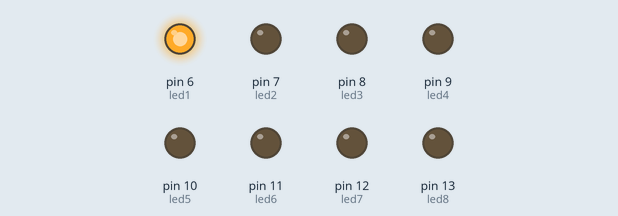
The sketch below on a simulated Arduino Uno, built with avr-gcc and run on an emulated ATmega328P. On the bench: output pins drawn as LEDs (lit = HIGH).

Above: at 0.2 s.
At 1.2 s:
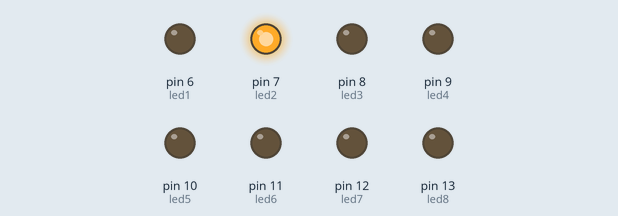
At 2.2 s:
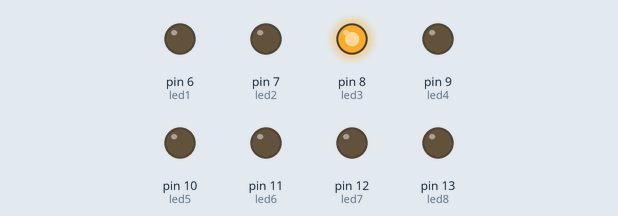
At 5.2 s:
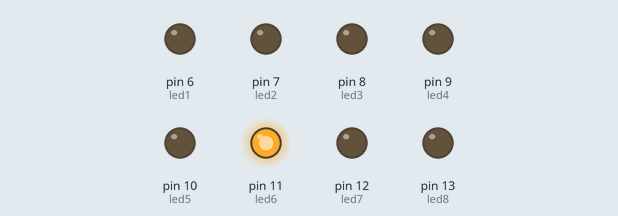
At 7.2 s:
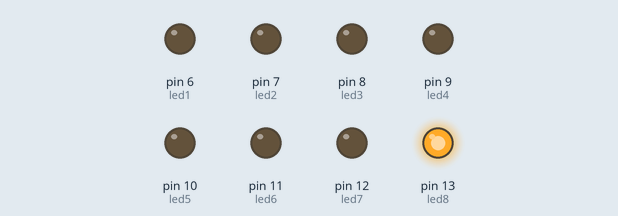
At 9.7 s:
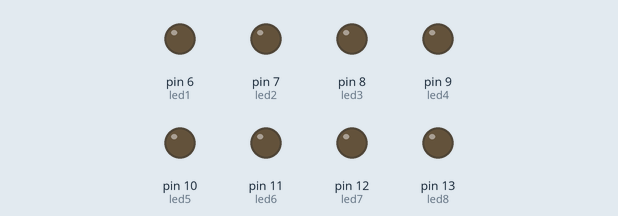
Timing chart, 0 to 10.4 s (numbered marks = the images above):
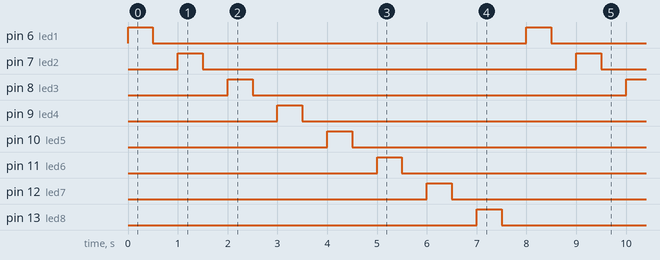

Measured:
- by itself, pin 6 (led1), pin 7 (led2), pin 8 (led3), pin 9 (led4), pin 10 (led5), pin 11 (led6), pin 12 (led7), pin 13 (led8): alternates HIGH for 0.50 s and LOW for 7.5 s
- by itself, everything shown: repeats every 8.0 s, in 16 steps

The sketch:

jclignotement_long.ino
```cpp
// Déclaration des broches des LEDs


const int led1 = 6;
const int led2 = 7;
const int led3 = 8;
const int led4 = 9;
const int led5 = 10;
const int led6 = 11;
const int led7 = 12;
const int led8 = 13;


void setup() {
  pinMode(led1, OUTPUT);
  pinMode(led2, OUTPUT);
  pinMode(led3, OUTPUT);
  pinMode(led4, OUTPUT);
  pinMode(led5, OUTPUT);
  pinMode(led6, OUTPUT);
  pinMode(led7, OUTPUT);
  pinMode(led8, OUTPUT);
}

void loop() {
  digitalWrite(led1, HIGH);  // Allumer les deux LEDs
  delay(500);  // Attendre 500 ms
  digitalWrite(led1, LOW);  // Éteindre les deux LEDs
  delay(500);  // Attendre 500 ms


  digitalWrite(led2, HIGH);  // Allumer les deux LEDs
  delay(500);  // Attendre 500 ms
  digitalWrite(led2, LOW);  // Éteindre les deux LEDs
  delay(500);  // Attendre 500 ms

  digitalWrite(led3, HIGH);  // Allumer les deux LEDs
  delay(500);  // Attendre 500 ms
  digitalWrite(led3, LOW);  // Éteindre les deux LEDs
  delay(500);  // Attendre 500 ms


  digitalWrite(led4, HIGH);  // Allumer les deux LEDs
  delay(500);  // Attendre 500 ms
  digitalWrite(led4, LOW);  // Éteindre les deux LEDs
  delay(500);  // Attendre 500 ms

    digitalWrite(led5, HIGH);  // Allumer les deux LEDs
  delay(500);  // Attendre 500 ms
  digitalWrite(led5, LOW);  // Éteindre les deux LEDs
  delay(500);  // Attendre 500 ms


  digitalWrite(led6, HIGH);  // Allumer les deux LEDs
  delay(500);  // Attendre 500 ms
  digitalWrite(led6, LOW);  // Éteindre les deux LEDs
  delay(500);  // Attendre 500 ms

    digitalWrite(led7, HIGH);  // Allumer les deux LEDs
  delay(500);  // Attendre 500 ms
  digitalWrite(led7, LOW);  // Éteindre les deux LEDs
  delay(500);  // Attendre 500 ms


  digitalWrite(led8, HIGH);  // Allumer les deux LEDs
  delay(500);  // Attendre 500 ms
  digitalWrite(led8, LOW);  // Éteindre les deux LEDs
  delay(500);  // Attendre 500 ms


}
```
